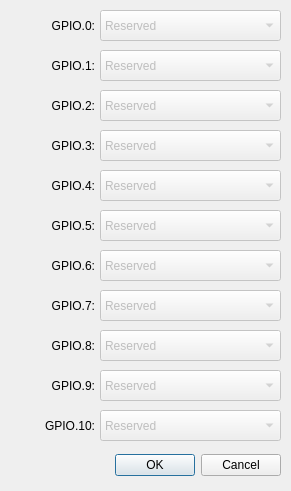
<?xml version="1.0" encoding="UTF-8"?>
<ui version="4.0">
 <class>ReconfigureDialog</class>
 <widget class="QDialog" name="ReconfigureDialog">
  <property name="geometry">
   <rect>
    <x>0</x>
    <y>0</y>
    <width>291</width>
    <height>491</height>
   </rect>
  </property>
  <property name="minimumSize">
   <size>
    <width>291</width>
    <height>491</height>
   </size>
  </property>
  <property name="maximumSize">
   <size>
    <width>291</width>
    <height>491</height>
   </size>
  </property>
  <property name="windowTitle">
   <string>Reconfigure GPIO Pins</string>
  </property>
  <property name="windowIcon">
   <iconset resource="resources.qrc">
    <normaloff>:/icons/icons/active64.png</normaloff>
    <normalon>:/icons/icons/active64.png</normalon>
    <disabledoff>:/icons/icons/greyed64.png</disabledoff>
    <disabledon>:/icons/icons/greyed64.png</disabledon>
    <activeoff>:/icons/icons/active64.png</activeoff>
    <activeon>:/icons/icons/active64.png</activeon>
    <selectedoff>:/icons/icons/selected64.png</selectedoff>
    <selectedon>:/icons/icons/selected64.png</selectedon>:/icons/icons/active64.png</iconset>
  </property>
  <property name="locale">
   <locale language="English" country="UnitedStates"/>
  </property>
  <widget class="QDialogButtonBox" name="buttonBox">
   <property name="geometry">
    <rect>
     <x>10</x>
     <y>450</y>
     <width>271</width>
     <height>31</height>
    </rect>
   </property>
   <property name="orientation">
    <enum>Qt::Horizontal</enum>
   </property>
   <property name="standardButtons">
    <set>QDialogButtonBox::Cancel|QDialogButtonBox::Ok</set>
   </property>
  </widget>
  <widget class="QLabel" name="labelGPIO0">
   <property name="geometry">
    <rect>
     <x>10</x>
     <y>17</y>
     <width>85</width>
     <height>17</height>
    </rect>
   </property>
   <property name="text">
    <string>GPIO.0:</string>
   </property>
   <property name="alignment">
    <set>Qt::AlignRight|Qt::AlignTrailing|Qt::AlignVCenter</set>
   </property>
  </widget>
  <widget class="QComboBox" name="comboBoxGPIO0">
   <property name="enabled">
    <bool>false</bool>
   </property>
   <property name="geometry">
    <rect>
     <x>100</x>
     <y>10</y>
     <width>181</width>
     <height>31</height>
    </rect>
   </property>
   <item>
    <property name="text">
     <string>Reserved</string>
    </property>
   </item>
  </widget>
  <widget class="QComboBox" name="comboBoxGPIO1">
   <property name="enabled">
    <bool>false</bool>
   </property>
   <property name="geometry">
    <rect>
     <x>100</x>
     <y>50</y>
     <width>181</width>
     <height>31</height>
    </rect>
   </property>
   <item>
    <property name="text">
     <string>Reserved</string>
    </property>
   </item>
  </widget>
  <widget class="QLabel" name="labelGPIO1">
   <property name="geometry">
    <rect>
     <x>10</x>
     <y>57</y>
     <width>85</width>
     <height>17</height>
    </rect>
   </property>
   <property name="text">
    <string>GPIO.1:</string>
   </property>
   <property name="alignment">
    <set>Qt::AlignRight|Qt::AlignTrailing|Qt::AlignVCenter</set>
   </property>
  </widget>
  <widget class="QComboBox" name="comboBoxGPIO2">
   <property name="enabled">
    <bool>false</bool>
   </property>
   <property name="geometry">
    <rect>
     <x>100</x>
     <y>90</y>
     <width>181</width>
     <height>31</height>
    </rect>
   </property>
   <item>
    <property name="text">
     <string>Reserved</string>
    </property>
   </item>
  </widget>
  <widget class="QLabel" name="labelGPIO2">
   <property name="geometry">
    <rect>
     <x>10</x>
     <y>97</y>
     <width>85</width>
     <height>17</height>
    </rect>
   </property>
   <property name="text">
    <string>GPIO.2:</string>
   </property>
   <property name="alignment">
    <set>Qt::AlignRight|Qt::AlignTrailing|Qt::AlignVCenter</set>
   </property>
  </widget>
  <widget class="QComboBox" name="comboBoxGPIO3">
   <property name="enabled">
    <bool>false</bool>
   </property>
   <property name="geometry">
    <rect>
     <x>100</x>
     <y>130</y>
     <width>181</width>
     <height>31</height>
    </rect>
   </property>
   <item>
    <property name="text">
     <string>Reserved</string>
    </property>
   </item>
  </widget>
  <widget class="QLabel" name="labelGPIO3">
   <property name="geometry">
    <rect>
     <x>10</x>
     <y>137</y>
     <width>85</width>
     <height>17</height>
    </rect>
   </property>
   <property name="text">
    <string>GPIO.3:</string>
   </property>
   <property name="alignment">
    <set>Qt::AlignRight|Qt::AlignTrailing|Qt::AlignVCenter</set>
   </property>
  </widget>
  <widget class="QLabel" name="labelGPIO4">
   <property name="geometry">
    <rect>
     <x>10</x>
     <y>177</y>
     <width>85</width>
     <height>17</height>
    </rect>
   </property>
   <property name="text">
    <string>GPIO.4:</string>
   </property>
   <property name="alignment">
    <set>Qt::AlignRight|Qt::AlignTrailing|Qt::AlignVCenter</set>
   </property>
  </widget>
  <widget class="QComboBox" name="comboBoxGPIO4">
   <property name="enabled">
    <bool>false</bool>
   </property>
   <property name="geometry">
    <rect>
     <x>100</x>
     <y>170</y>
     <width>181</width>
     <height>31</height>
    </rect>
   </property>
   <item>
    <property name="text">
     <string>Reserved</string>
    </property>
   </item>
  </widget>
  <widget class="QLabel" name="labelGPIO5">
   <property name="geometry">
    <rect>
     <x>10</x>
     <y>217</y>
     <width>85</width>
     <height>17</height>
    </rect>
   </property>
   <property name="text">
    <string>GPIO.5:</string>
   </property>
   <property name="alignment">
    <set>Qt::AlignRight|Qt::AlignTrailing|Qt::AlignVCenter</set>
   </property>
  </widget>
  <widget class="QComboBox" name="comboBoxGPIO5">
   <property name="enabled">
    <bool>false</bool>
   </property>
   <property name="geometry">
    <rect>
     <x>100</x>
     <y>210</y>
     <width>181</width>
     <height>31</height>
    </rect>
   </property>
   <item>
    <property name="text">
     <string>Reserved</string>
    </property>
   </item>
  </widget>
  <widget class="QLabel" name="labelGPIO6">
   <property name="geometry">
    <rect>
     <x>10</x>
     <y>257</y>
     <width>85</width>
     <height>17</height>
    </rect>
   </property>
   <property name="text">
    <string>GPIO.6:</string>
   </property>
   <property name="alignment">
    <set>Qt::AlignRight|Qt::AlignTrailing|Qt::AlignVCenter</set>
   </property>
  </widget>
  <widget class="QComboBox" name="comboBoxGPIO6">
   <property name="enabled">
    <bool>false</bool>
   </property>
   <property name="geometry">
    <rect>
     <x>100</x>
     <y>250</y>
     <width>181</width>
     <height>31</height>
    </rect>
   </property>
   <item>
    <property name="text">
     <string>Reserved</string>
    </property>
   </item>
  </widget>
  <widget class="QLabel" name="labelGPIO7">
   <property name="geometry">
    <rect>
     <x>10</x>
     <y>297</y>
     <width>85</width>
     <height>17</height>
    </rect>
   </property>
   <property name="text">
    <string>GPIO.7:</string>
   </property>
   <property name="alignment">
    <set>Qt::AlignRight|Qt::AlignTrailing|Qt::AlignVCenter</set>
   </property>
  </widget>
  <widget class="QComboBox" name="comboBoxGPIO7">
   <property name="enabled">
    <bool>false</bool>
   </property>
   <property name="geometry">
    <rect>
     <x>100</x>
     <y>290</y>
     <width>181</width>
     <height>31</height>
    </rect>
   </property>
   <item>
    <property name="text">
     <string>Reserved</string>
    </property>
   </item>
  </widget>
  <widget class="QLabel" name="labelGPIO8">
   <property name="geometry">
    <rect>
     <x>10</x>
     <y>337</y>
     <width>85</width>
     <height>17</height>
    </rect>
   </property>
   <property name="text">
    <string>GPIO.8:</string>
   </property>
   <property name="alignment">
    <set>Qt::AlignRight|Qt::AlignTrailing|Qt::AlignVCenter</set>
   </property>
  </widget>
  <widget class="QComboBox" name="comboBoxGPIO8">
   <property name="enabled">
    <bool>false</bool>
   </property>
   <property name="geometry">
    <rect>
     <x>100</x>
     <y>330</y>
     <width>181</width>
     <height>31</height>
    </rect>
   </property>
   <item>
    <property name="text">
     <string>Reserved</string>
    </property>
   </item>
  </widget>
  <widget class="QLabel" name="labelGPIO9">
   <property name="geometry">
    <rect>
     <x>10</x>
     <y>377</y>
     <width>85</width>
     <height>17</height>
    </rect>
   </property>
   <property name="text">
    <string>GPIO.9:</string>
   </property>
   <property name="alignment">
    <set>Qt::AlignRight|Qt::AlignTrailing|Qt::AlignVCenter</set>
   </property>
  </widget>
  <widget class="QComboBox" name="comboBoxGPIO9">
   <property name="enabled">
    <bool>false</bool>
   </property>
   <property name="geometry">
    <rect>
     <x>100</x>
     <y>370</y>
     <width>181</width>
     <height>31</height>
    </rect>
   </property>
   <item>
    <property name="text">
     <string>Reserved</string>
    </property>
   </item>
  </widget>
  <widget class="QLabel" name="labelGPIO10">
   <property name="geometry">
    <rect>
     <x>10</x>
     <y>417</y>
     <width>85</width>
     <height>17</height>
    </rect>
   </property>
   <property name="text">
    <string>GPIO.10:</string>
   </property>
   <property name="alignment">
    <set>Qt::AlignRight|Qt::AlignTrailing|Qt::AlignVCenter</set>
   </property>
  </widget>
  <widget class="QComboBox" name="comboBoxGPIO10">
   <property name="enabled">
    <bool>false</bool>
   </property>
   <property name="geometry">
    <rect>
     <x>100</x>
     <y>410</y>
     <width>181</width>
     <height>31</height>
    </rect>
   </property>
   <item>
    <property name="text">
     <string>Reserved</string>
    </property>
   </item>
  </widget>
 </widget>
 <resources>
  <include location="resources.qrc"/>
 </resources>
 <connections>
  <connection>
   <sender>buttonBox</sender>
   <signal>accepted()</signal>
   <receiver>ReconfigureDialog</receiver>
   <slot>accept()</slot>
   <hints>
    <hint type="sourcelabel">
     <x>248</x>
     <y>254</y>
    </hint>
    <hint type="destinationlabel">
     <x>157</x>
     <y>274</y>
    </hint>
   </hints>
  </connection>
  <connection>
   <sender>buttonBox</sender>
   <signal>rejected()</signal>
   <receiver>ReconfigureDialog</receiver>
   <slot>reject()</slot>
   <hints>
    <hint type="sourcelabel">
     <x>316</x>
     <y>260</y>
    </hint>
    <hint type="destinationlabel">
     <x>286</x>
     <y>274</y>
    </hint>
   </hints>
  </connection>
 </connections>
</ui>
